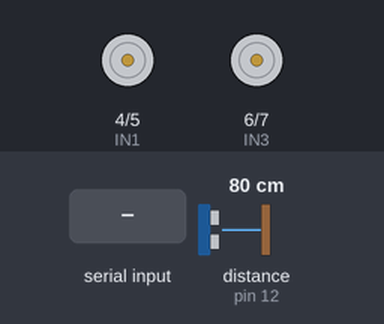
This sketch was run on a simulated Arduino Mega 2560, built with avr-gcc and run on an emulated ATmega2560. Parts: motor-driver pin pairs drawn as motors (green arrow = first pin HIGH = forward, orange = second pin HIGH = backward, longer = more drive, scaled by the enable pin). Wiring (inferred from the names in the program): ultrasonic range finder: trigger pin 11; echo pin 12. The test bench sets the inputs (shaded band); at power-on: distance to the obstacle (sensor on pin 12) 80 cm. The echo pulse lasts 58.3 µs per cm; what the sketch prints to the serial monitor is not drawn.

Above: at 1.2 s.
1.3 s: "T90\n" received over the second serial link
At 2.5 s:
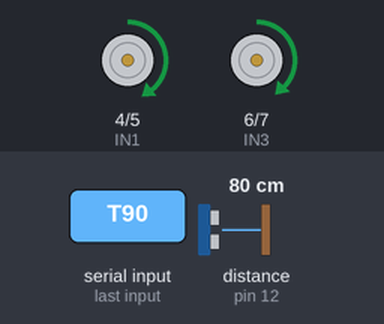
At 3.55 s:
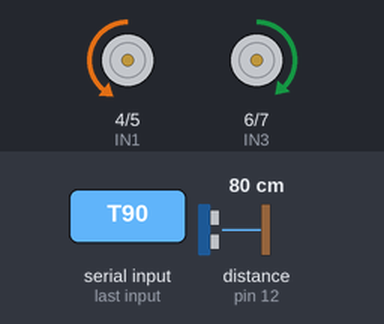
4.3 s: distance to the obstacle (sensor on pin 12) set to 2 cm
At 5.9 s:
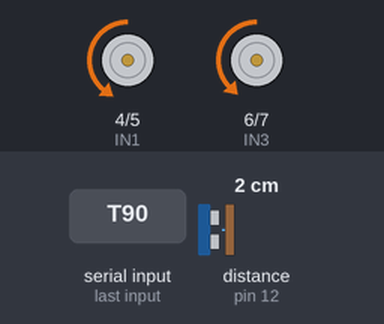
6.7 s: distance to the obstacle (sensor on pin 12) set to 6 cm
At 7.0 s:
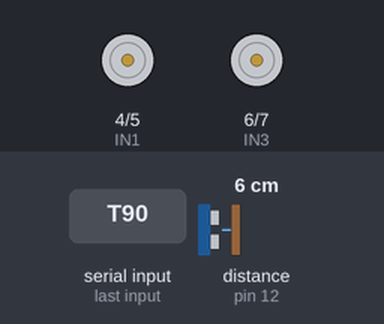
9.7 s: "M90\n" received over the second serial link
12.7 s: "P90\n" received over the second serial link
15.7 s: "90,45\n" received over the second serial link
Timing chart, 0 to 19.7 s (numbered marks = the images above; inputs shaded):
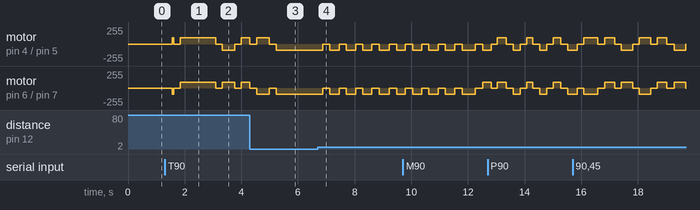

The sketch:

ArduinoProgram.ino
```cpp
// ----------------------------------------------------------------------------------------------------------
//
// Program of the Arduino board. Functionnalities:
// - Navigates to the target position. The low res map is used to find a path to it
// - Makes sonar measurements and updates the intern map and the low res map
// - Answers the requests of the ESP via Serial (give the intern map or the position, change the target position)
// - Manages the servo for the arms
//
// ----------------------------------------------------------------------------------------------------------

#include "Data.h"

#include "Navigation.h"

#include "Motors.h"
#include "Sonar.h"
#include "Servo.h"

#include "Communication.h"

#include "BooleanMatrix.h"
#include "UCharMatrix.h"
#include "Vector.h"

void setup() {

    Serial.begin(115200);

    // Empties the internMap and the low resolution map
    bm_clear(internMap);
    clearMatrix(lowResMap);
    vectorSet(position, MAP_SIZE/2, MAP_SIZE/2);
    vectorSet(target, MAP_SIZE/2, MAP_SIZE/2);

    // Initialises the motors and the sonar
    initMotors();
    initSonar();

    // Initialises the communication with the ESP8266
    initCommunication();

    // Initialises the servo for the arms
    initServo();
}

void loop() {

    DBG Serial.println("NEW LOOP --------------------------------------------------------------------------------------------");

    // Updates the communication with the ESP8266
    // (Retrives or sends information to the user if necessary)
    updateCommunication();

    // Updates the control program and the motors
    // (Changes the values in Data.cpp)
    updateNavigation();

    // Lauches a new sonar measurement
    updateSonar();

    // Updates the arms position
    updateServo();
}
```

BooleanMatrix.cpp
```cpp
#include "BooleanMatrix.h"

#include <stdlib.h>
#include <math.h>

/*
 * This class represents a boolean matrix
 * Each boolean uses only one bit of memory
 * The values are stored in a one line array of unsigned chars
 * containing 8 booleans each (1 in each bit)
 */

struct BooleanMatrix {
    unsigned char* values;  //The values: uchars 8 bools in each (1 in each bit)
    unsigned int sizeX;     //The size of the matrix (given at the construction)
    unsigned int sizeY;     //The size of the matrix (given at the construction)
    unsigned int bytesX;    //The allocated sizeX (in bytes)
};

/** Constructs a matrix containing sizeX * sizeY booleans */
BooleanMatrix* bm_new(unsigned int sizeX, unsigned int sizeY) {

    BooleanMatrix* matrix = (BooleanMatrix*) malloc(
            sizeof(BooleanMatrix));

    //The number of bytes to allocate for each line
    unsigned int bytesX = (unsigned int)ceilf((float)sizeX/8);

    matrix->values = (unsigned char*) malloc(
            sizeof(unsigned char) * bytesX * sizeY);
    matrix->sizeX = sizeX;
    matrix->sizeY = sizeY;
    matrix->bytesX = bytesX;

    return matrix;
}

/** Frees all the memory used by the matrix */
void bm_destroy(BooleanMatrix* matrix) {
    free(matrix->values);
    free(matrix);
}

// Getters ---------------------------------------------------------------------

/** Returns the value at position (x (horizontal), y (vertical)) */
int bm_get(BooleanMatrix* matrix, unsigned int x, unsigned int y) {

    //Gets the byte containing the desired boolean
    unsigned char holder = matrix->values[y*(matrix->bytesX) + x/8];

    //Isolates and returns the bit corresponding to the desired boolean
    unsigned char mask = 0b10000000;
    mask = mask >> (unsigned char) (x%8);
    unsigned char res = holder & mask;

    return res ? 1 : 0;
}

/** Returns the byte at position i in the buffer (x,y) = (i%width, i/width)
 * This byte encodes the values from i to i+7 included */
unsigned char bm_getByte(BooleanMatrix* matrix, unsigned int i) {
    return matrix->values[i];
}

/** Returns the number of columns of the matrix */
unsigned int bm_sizeX(BooleanMatrix* matrix) { return matrix->sizeX; }

/** Returns the number of lines of the matrix */
unsigned int bm_sizeY(BooleanMatrix* matrix) { return matrix->sizeY; }

/** Returns 1 if the given coordinates are in the matrix bounds, 0 otherwise */
int bm_inBounds(BooleanMatrix* matrix, unsigned int x, unsigned int y) {
    return x < matrix->sizeX && y < matrix->sizeY;
}

// Setters ---------------------------------------------------------------------

/** Sets the value at position (x, y) to the one in parameter */
void bm_set(BooleanMatrix* matrix, unsigned int x, unsigned int y, int booleanValue) {

    //Gets a pointer to the byte containing the desired boolean
    unsigned char* holder = &(matrix->values[y*(matrix->bytesX) + x/8]);

    //Creates a mask to target only the desired bit
    unsigned char mask = 0b10000000;
    mask = mask >> (unsigned char) (x%8);

    if(booleanValue) {
        //If the desired boolean is true, does a bitwise or
        //with 0s everywhere and 1 in the desired bit
        *holder = *holder | mask;
    }
    else {
        //If the desired boolean is false, does a bitwise and
        //with 1s everywhere and 0 in the desired bit
        mask = ~mask;
        *holder = *holder & mask;
    }
}

/** Fills the matrix with 0 (false) */
void bm_clear(BooleanMatrix* matrix) { bm_fill(matrix, 0); }

/** Fills the matrix with the desired value (0 -> false, != 0 -> true) */
void bm_fill(BooleanMatrix* matrix, int booleanValue) {

    unsigned char toFill = booleanValue ? 0xFF : 0x00;

    unsigned int arraySize = (matrix->bytesX)*(matrix->sizeY);
    for(unsigned int i = 0; i < arraySize; i++)
        matrix->values[i] = toFill;
}
```

BooleanMatrix.h
```cpp
#ifndef BOOLEANMATRIX_H
#define BOOLEANMATRIX_H

typedef struct BooleanMatrix BooleanMatrix;

BooleanMatrix* bm_new(unsigned int sizeX, unsigned int sizeY);
void bm_destroy(BooleanMatrix* matrix);

// Getters
int bm_get(BooleanMatrix* matrix, unsigned int x, unsigned int y);
unsigned int bm_sizeX(BooleanMatrix* matrix);
unsigned int bm_sizeY(BooleanMatrix* matrix);
unsigned char bm_getByte(BooleanMatrix* matrix, unsigned int i);
int bm_inBounds(BooleanMatrix* matrix, unsigned int x, unsigned int y);

//Setters
void bm_set(BooleanMatrix* matrix, unsigned int x, unsigned int y, int booleanValue);
void bm_clear(BooleanMatrix* matrix);
void bm_fill(BooleanMatrix* matrix, int booleanValue);

#endif //BOOLEANMATRIX_H
```

Communication.cpp
```cpp
#include "Data.h"
#include "Communication.h"

#include <Arduino.h>
#include <stdlib.h>

// The serial object used to communicate with the ESP8266
// You might have to replace it by a SoftwareSerial if you use a separate ESP
#define SERIALOBJECT Serial3

// The maximum time between the moment when a character is received
// and the moment when the end of the message is received
#define TIMEOUT 100

// Helper functions ----------------------------------------------------------------------

// Reads an int from the str and returns it
// str gets automaticaly moved to the end of the str +1 char
// ex: "12 78" -> "78"
int readInt(char** str, char endCharacter) {

    char* s = *str;

    //Puts a null terminator at the end so the atoi function works
    int separatorPos = 0;
    while(s[separatorPos] != 0 && s[separatorPos] != endCharacter)
        separatorPos++;
    char separator = s[separatorPos];
    s[separatorPos] = 0;

    int res = atoi(s);

    //Puts back the separator and moves the str pointer
    s[separatorPos] = separator;
    *str = s+separatorPos+1;

    return res;
}

// Reads incomming data from the esp and writes it in buffer
// If an error occurs (like a timeout), the function returns 0, otherwise 1
int readDataFromEsp(char* buffer) {

    int len = 0;
    long startTime = millis();

    // Reads the stream until a \n is found (includes the \n)
    int next = SERIALOBJECT.read();
    while(next != '\n') {

        // If the length is more than 8 then there is a problem so we empty the buffer and abort
        if(len >= 8) {
            while(SERIALOBJECT.available())
                SERIALOBJECT.read();
            return 0;
        }

        buffer[len] = next;
        len++;

        // Waits for the next character. Aborts if the timeout is reached
        while(!SERIALOBJECT.available())
            if(millis() - startTime > TIMEOUT)
                return 0;

        next = SERIALOBJECT.read();
    }

    buffer[len] = '\n';

    return 1;
}

// Requests handling ---------------------------------------------------------------------

// Sends the entire map to the ESP through Serial
// The ESP has to be reading the data while it's being written because the
// Serial buffer can only hold 256 bytes on the Mega and 64 on the Uno
void sendMapToEsp() {

    for(int i = 0; i < MAP_SIZE*MAP_SIZE/8; i++) {

        // Gets the number from the map
        unsigned char uc = bm_getByte(internMap, i);

        // Waits for the ESP to read the data
        if(i%32 == 0)
            SERIALOBJECT.flush();

        // Transmits the number in hexadecimal form
        SERIALOBJECT.write(uc);
    }
    SERIALOBJECT.write('\n');
}

// Sends the position and the rotation of the robot to the ESP8266
// The response looks like this: 0.000   ;0.000   ;0.000
// TODO: Do something cleaner
void sendPositionToEsp() {

    char* response = (char*) malloc(sizeof(char)*(3*15 +3));
    char* buffer = response;

    dtostrf(position->x, 15, 3, buffer);
    buffer += 15;
    buffer[0] = ';';
    buffer++;
    dtostrf(position->y, 15, 3, buffer);
    buffer += 15;
    buffer[0] = ';';
    buffer++;
    dtostrf(rotation, 15, 3, buffer);
    buffer += 15;
    buffer[0] = '\n';
    buffer += 2;

    SERIALOBJECT.write(response, 3*15+3);
    free(response);
}

// Main functions ------------------------------------------------------------------------

void initCommunication() {
    SERIALOBJECT.begin(250000);
}

void updateCommunication() {

    DBG Serial.println("Updating Communication -----------------------------------");

    // If no command is received, does nothing
    if(! SERIALOBJECT.available())
        return;

    // If something was received, reads it entirely
    char* buffer = (char*) malloc(sizeof(char) * 9); // The size is the biggest message possible (T<POSX>,<POSY>\n)
    char* bufferStart = buffer;
    int success = readDataFromEsp(buffer);
    if(!success) {
        free(buffer);
        return;
    }

    char commandType = buffer[0];
    buffer++;
    // If a new target position is received, updates it
    // Target position update commands are of this form: T<POSX>,<POSY>\n
    if(commandType == 'T') {
        DBG Serial.println("Got T");
        int x = readInt(&buffer, ',');
        int y = readInt(&buffer, '\n');
        vectorSet(target, x, y);
        needsPathUpdate = 1;
    }
    // If the map is requested, sends it
    // Map requests are of this form: M\n
    if(commandType == 'M') {
        DBG Serial.println("Got M");
        sendMapToEsp();
    }
    // If the position is requested, sends it
    // Position requests are of this form: P\n
    if(commandType == 'P') {
        DBG Serial.println("Got P");
        sendPositionToEsp();
    }

    free(bufferStart);
}
```

Communication.h
```cpp
#ifndef COMMUNICATION_H
#define COMMUNICATION_H

void initCommunication();
void updateCommunication();

#endif //COMMUNICATION_H
```

Data.cpp
```cpp
#include "BooleanMatrix.h"
#include "UCharMatrix.h"
#include "Vector.h"
#include "Data.h"

// Control algorithm data ------------------------------------------------------

// Intern map
BooleanMatrix* internMap = bm_new(MAP_SIZE, MAP_SIZE);

// Low resolution map (Intern map but with a smaller resolution). A pixel in the
// lowResMap is ON if at least 1 pixel of the intern map that touches it is ON
UCharMatrix* lowResMap = newMatrix(LOWRES_SIZE, LOWRES_SIZE);

// Position and rotation (map pixels and radians)
Vector* position = newVector(MAP_SIZE/2,MAP_SIZE/2);
float rotation = 0;

// Sonar data (last distance measured in cm). -1 means no measurement made
float lastDistance = -1.0f;

// Last forward input (1 = full forward, -1 = full backward)
float forwardInput = 0;
// Last turn input (-1 = full right, 1 = full left)
float turnInput = 0;

// The position of the target
Vector* target = newVector(0,0);

// True if the path needs to be updated (the map/target just changed)
int needsPathUpdate = 1;

// The last moment when the navigation state changed (microseconds)
unsigned long navStateChangeTime = 0;
```

Data.h
```cpp
#ifndef DATA_H
#define DATA_H


// TEMPORARY


#define DBG Serial.print(millis()/1000);Serial.print(".");Serial.print(millis()%1000);Serial.print(" ");


#include "BooleanMatrix.h"
#include "UCharMatrix.h"
#include "Vector.h"

// Pins values --------------------------------------------------------------------------------------

// Motors (Powering: 12V)
#define IN1  4
#define IN2  5
#define IN3  6
#define IN4  7
#define ENA  9   // Needs to be a PWM pin (this one is a PWN on both the UNO and the MEGA)
#define ENB  10  // Needs to be a PWM pin (this one is a PWN on both the UNO and the MEGA)

// Sonar (Powering: 5V)
#define TRIGGER_PIN 11
#define ECHO_PIN 12  // Must be a PCINT pin (this one is a PCINT on both the UNO and the MEGA)

// Servo (Powering: 3.3V)
#define SERVO_PIN 2

// Experimentally determined values -----------------------------------------------------------------
// You should use Tests/SpeedCalc/SpeedCalc.ino to calculate these values

// Forward speed in cm/s (measure it with Tests/SpeedCalc/SpeedCalc.ino)
#define ROBOT_SPEED 65.0f
// Turn rate in rad/s (measure it with Tests/SpeedCalc/SpeedCalc.ino)
#define ROBOT_TURN_RATE 6.88f
// The speed of the motors. These values should be as low as possible to make
// position tracking as accurate as possible. But if you make it too low, the motors
// wont turn. Also you should try to tweak them in order to make the robot go in a
// straight line when it should (use SpeedCalc.ino to make these adjustments)
#define LEFT_MOTOR_SPEED 90
#define RIGHT_MOTOR_SPEED 97
// The time the robot takes to reach its max speed (microseconds)
#define ACCEL_DURATION 308000

// Control configuration values ---------------------------------------------------------------------

// Size of the main map (must be a multiple of 3)
// Check if you have enough memory before increasing it.
// Change it in the smartphone app too if you change it here
#define MAP_SIZE 72
// Size of the pathfinding map (Don't change)
#define LOWRES_SIZE MAP_SIZE/3
// Real world length of a main map pixel in cm. If you increase it you increase the real world size of the map
#define PIXEL_LENGTH 3.0f
// When the robot changes direction, it will stop and wait WAIT_TIME before continuing (microseconds)
#define WAIT_TIME 200000
// The minimum difference between the target direction and the robot direction to make the robot turn (radians)
#define MIN_ANGLE 0.8f
// The distance the robot has to be from its target to consider it is reached (in centimeters)
#define TARGET_SIZE 5.0f
// The min and max angles for the arms (0 is horizontal)
#define SERVO_MIN 120
#define SERVO_MAX 180
// The time in milliseconds between two arms position changes
#define SERVO_PERIOD 300

// Global variables ---------------------------------------------------------------------------------

extern BooleanMatrix* internMap;
extern UCharMatrix* lowResMap;
extern Vector* position;
extern float rotation;
extern float lastDistance;
extern float forwardInput;
extern float turnInput;
extern Vector* target;
extern int needsPathUpdate;
extern unsigned long navStateChangeTime;

#endif //DATA_H
```

InternMap.h
```cpp
#ifndef INTERNMAP_H
#define INTERNMAP_H

void updateInternMap();

#endif //INTERNMAP_H
```

Motors.cpp
```cpp
#include "Motors.h"
#include "Data.h"
#include "Tools.h"

#include <Arduino.h>

// Speed control ------------------------------------------

// Sets the speed of each motor (an integer between -255 and 255)
void setSpeed(int leftSpeed, int rightSpeed) {

    // The speed should always be between -255 and 255
    clamp(&leftSpeed, -255, 255);
    clamp(&rightSpeed, -255, 255);

    // Sets the direction of rotation for each motor
    digitalWrite(IN1, rightSpeed > 0);
    digitalWrite(IN2, rightSpeed < 0);
    digitalWrite(IN3, leftSpeed > 0);
    digitalWrite(IN4, leftSpeed < 0);

    if(leftSpeed == 0 && rightSpeed == 0) {
        // Brakes if the speed of both motors are 0
        digitalWrite(ENA, HIGH);
        digitalWrite(ENB, HIGH);
    }
    else {
        // Otherwise, sets the speed for each motor
        analogWrite(ENA, abs(rightSpeed));
        analogWrite(ENB, abs(leftSpeed));
    }
}

// High level control functions -----------------------------

void forward() {
    setSpeed(   LEFT_MOTOR_SPEED,   RIGHT_MOTOR_SPEED);
}

void backward() {
    setSpeed( - LEFT_MOTOR_SPEED, - RIGHT_MOTOR_SPEED);
}

void turnLeft() {
    setSpeed(   LEFT_MOTOR_SPEED, - RIGHT_MOTOR_SPEED);
}

void turnRight() {
    setSpeed( - LEFT_MOTOR_SPEED,   RIGHT_MOTOR_SPEED);
}

void idle() {
    setSpeed(0, 0);
}

// Init ----------------------------------------------------

void initMotors() {
    pinMode(IN1, OUTPUT);
    pinMode(IN2, OUTPUT);
    pinMode(IN3, OUTPUT);
    pinMode(IN4, OUTPUT);
    pinMode(ENA, OUTPUT);
    pinMode(ENB, OUTPUT);
    idle();
}

// Update -------------------------------------------------

// Updates the motors speeds according to the forwardInput and the turnInput
void updateMotors() {

    if(fabsf(turnInput) > 0.1f) {
        if(turnInput < 0)
            turnRight();
        else
            turnLeft();
    }
    else {
        if(forwardInput > 0)
            forward();
        else if(forwardInput < 0)
            backward();
        else
            idle();
    }
}
```

Motors.h
```cpp
#ifndef MOTORS_H
#define MOTORS_H

void initMotors();
void updateMotors();

#endif //MOTORS_H
```

Navigation.h
```cpp
#ifndef NAVIGATION_H
#define NAVIGATION_H

void updateNavigation();

#endif //NAVIGATION_H
```

Pathfinding.h
```cpp
#ifndef PATHFINDING_H
#define PATHFINDING_H

void findPath();

#endif //PATHFINDING_H
```

PositionTracker.h
```cpp
#ifndef POSITIONTRACKER_H
#define POSITIONTRACKER_H

void updatePosition();
void resetLastUpdateTime();

#endif //POSITIONTRACKER_H
```

Servo.h
```cpp
#ifndef SERVO_H
#define SERVO_H

void initServo();
void updateServo();

#endif //SERVO_H
```

Sonar.h
```cpp
#ifndef SONAR_H
#define SONAR_H

void initSonar();
void updateSonar();

#endif //SONAR_H
```

Source omitted: InternMap.cpp (6421 bytes), Navigation.cpp (5429 bytes), PositionTracker.cpp (2323 bytes), Servo.cpp (972 bytes), Sonar.cpp (1948 bytes), Tools.cpp (353 bytes), Tools.h (139 bytes), UCharMatrix.cpp (1766 bytes), UCharMatrix.h (566 bytes), Vector.cpp (839 bytes), Vector.h (406 bytes)

Measured:
- the behaviour switches between 4 and 5 cm on distance to the obstacle (sensor on pin 12) (found by bisection; images 3 and 4)
